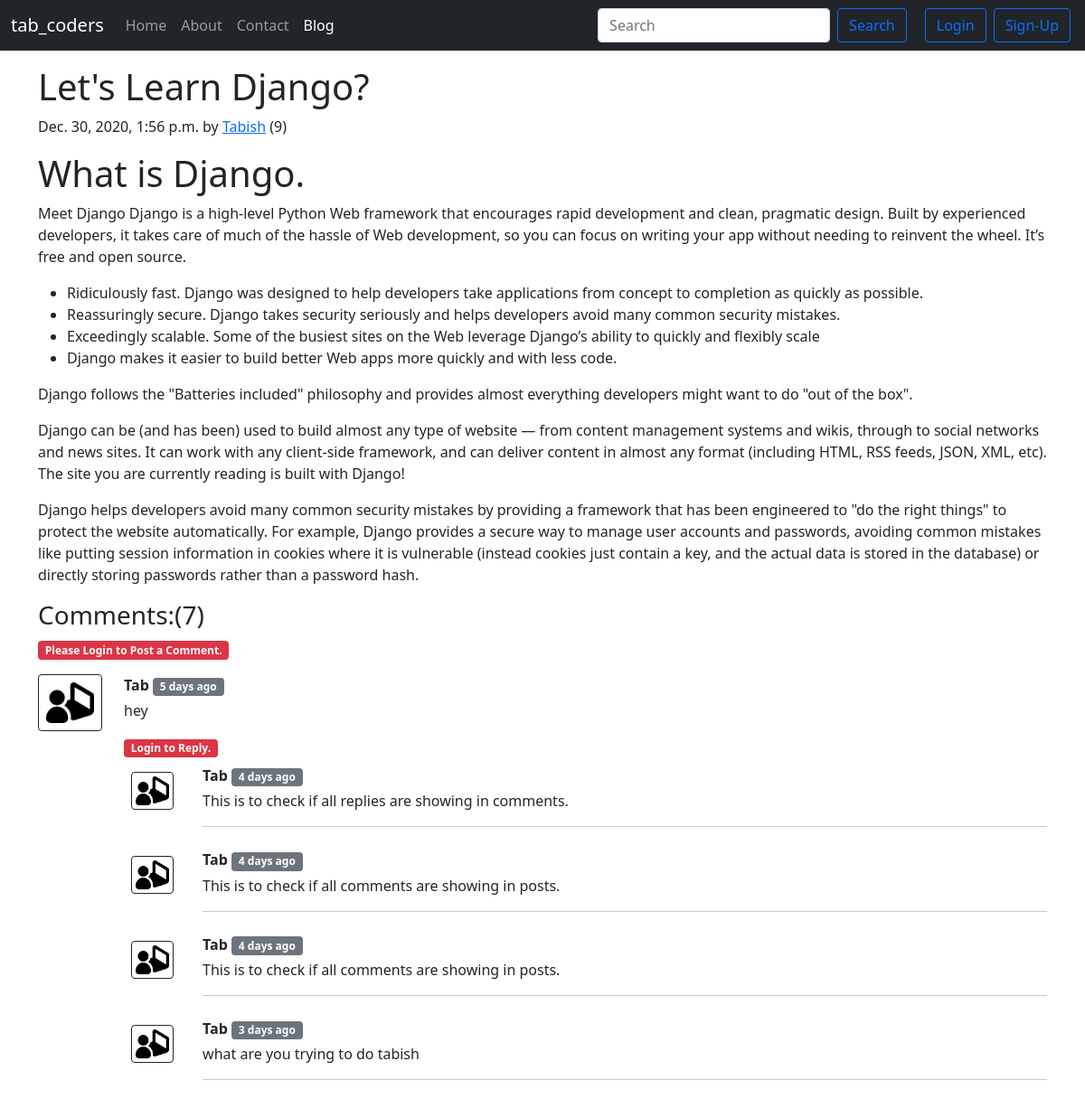
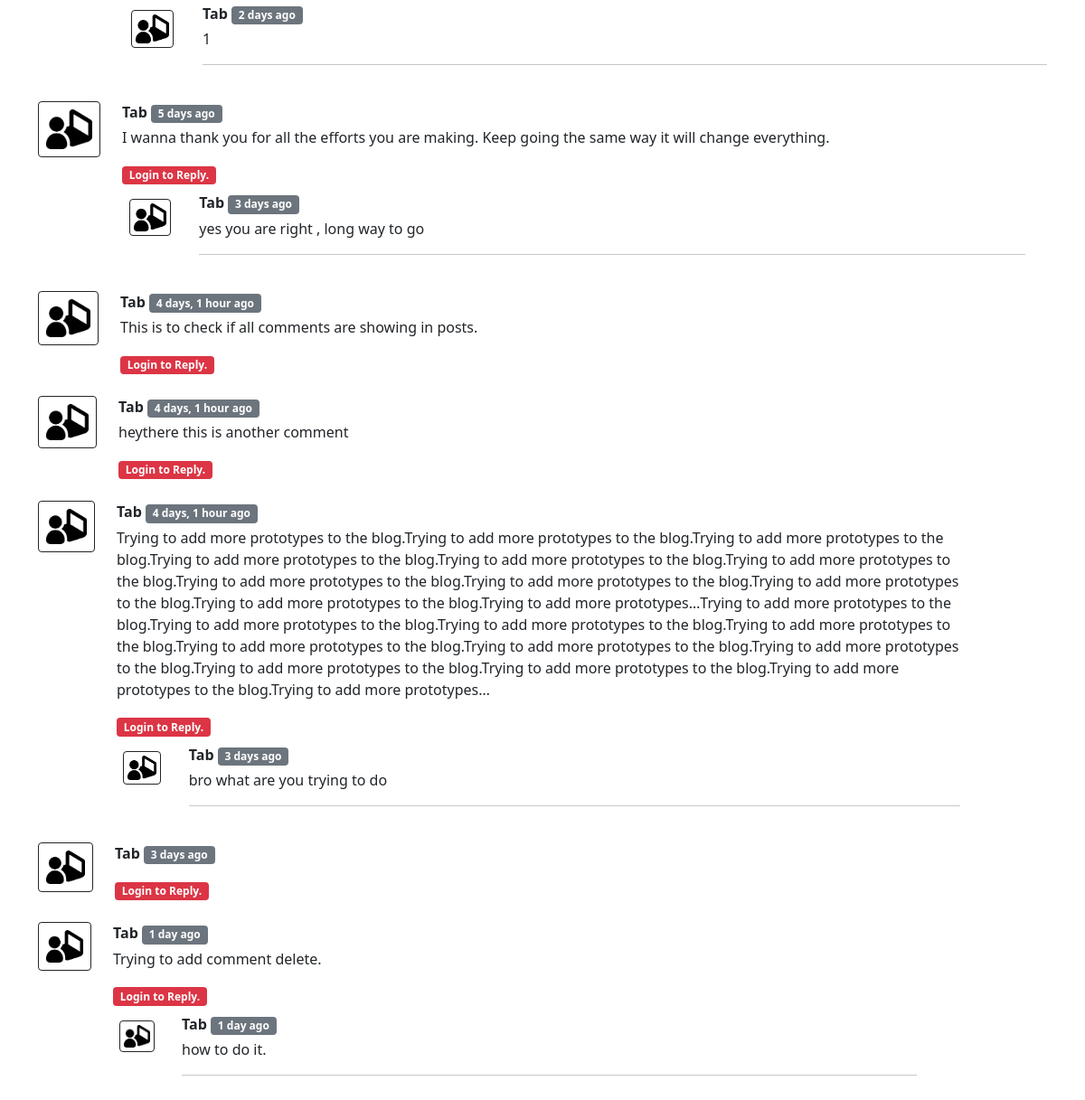
/blog/first-post, run on the app's committed database (2 pictures, top to bottom).
### blog/models.py (models this page shows, shortened)
class Post(models.Model):
    sno = models.AutoField(primary_key=True)
    title = models.CharField(max_length=50)
    content = models.TextField(max_length=3000)
    author = models.CharField(max_length=50)
    slug = models.CharField(max_length=150)
    views = models.IntegerField(default = 0)
    timestamp = models.DateTimeField(blank=True)

class BlogComment(models.Model):
    sno = models.AutoField(primary_key = True)
    comment = models.TextField()
    user = models.ForeignKey(User, on_delete=models.CASCADE)
    post = models.ForeignKey(Post, on_delete=models.CASCADE)
    parent = models.ForeignKey("self", on_delete=models.CASCADE, null=True)
    timestamp = models.DateTimeField(default = now)

### blog/views.py (the view)
# urls.py: path('<str:slug>', views.blogPost, name='blogPost'),
def blogPost(request,slug):
    post = Post.objects.filter(slug=slug).first()
    post.views += 1
    post.save()
    comments = BlogComment.objects.filter(post=post,parent=None)
    replies = BlogComment.objects.filter(post=post).exclude(parent=None)
    replyDict = {}
    for reply in replies:
        if reply.parent.sno not in replyDict.keys():
            replyDict[reply.parent.sno] = [reply]
        else:
            replyDict[reply.parent.sno].append(reply)
    context = {'post' : post, 'comments':comments, 'user':request.user, 'replyDict':replyDict}
    return render(request,'blog/blogPost.html',context)

### blog/templatetags/extras.py (called while the page is built)
@register.filter
def get_val(dict, key):
    return dict.get(key)

### templates/blog/blogPost.html (shortened to what this page needs)
{% extends 'base.html' %}
{% block blogactive %} active {% endblock blogactive %}
{% block body %}
{% load humanize %}
{% load extras %}
<div class="container my-3">
    <h1 class="blog-post-title">{{post.title}}</h1>
    <p class="blog-post-meta">{{post.timestamp}} by <a href="/about">{{post.author}}</a> (<span>{{post.views}})</span></p>
    <p>{{post.content|safe}}</p>
</div>
<div class="container">
    <h3>Comments:({{comments.count}})</h3>
    <div class="my-2">
        {% if user.is_authenticated %}
        <form action="/blog/postComment" method="POST">
            {% csrf_token %}
            <div class="mb-3">
                <label for="exampleInputEmail1" class="form-label"><b>Post your Comments:</b></label>
                <input type="text" class="form-control" name="comment" id="comment" placeholder="Comment here...">
            </div>
            <input type="hidden" name="postSno" id="" value="{{post.sno}}">
            <input type="hidden" name="parentSno" id="" value=""">
            <button type=" submit" class="btn btn-outline-primary">Post</button>
        </form>
        {% else %}
        <span class="badge bg-danger">Please Login to Post a Comment.</span>
        {% endif %}
    </div>
    {% for comment in comments %}
    <div class="row my-3">
        <div class="col-md-1">
            <img class="rounded mx-auto d-block w-100 p-2 border border-dark" src="/static/img/user.png" alt="user">
        </div>
        <div class="col-md-11"><b>{{comment.user.username}}</b> <span
                class="badge bg-secondary">{{comment.timestamp|naturaltime}}</span>
            <div class="my-1">{{comment.comment}}</div>
            <div class="reply mx-0 mt-3">
                {% if user.is_authenticated %}
                <button class="btn btn-outline-primary btn-sm" type="button" data-bs-toggle="collapse"
                    data-bs-target="#replyBox{{comment.sno}}" aria-expanded="false"
                    aria-controls="replyBox{{comment.sno}}">
                    Reply
                </button>
                <div class="collapse" id="replyBox{{comment.sno}}">
                    <div class="card card-body my-2">
                        <form action="/blog/postComment" method="POST">
                            {% csrf_token %}
                            <div class="mb-3">
                                <label for="comment" class="form-label">Post your Replies:</label>
                                <input type="text" class="form-control" name="comment" id="comment"
                                    placeholder="Reply here...">
                                <input type="hidden" name="parentSno" id="" value="{{comment.sno}}">
                            </div>
                            <input type="hidden" name="postSno" id="" value="{{post.sno}}">
                            <button type="submit" class="btn btn-sm btn-outline-primary">Post</button>
                        </form>
                    </div>
                </div>
                {% else %}
                <span class="badge bg-danger">Login to Reply.</span>
                {% endif %}
                <div class="replies my-2">
                    {% for reply in replyDict|get_val:comment.sno %}
                    <div class="row my-2">
                        <div class="col-md-1">
                            <img class="rounded mx-auto d-block w-75 my-2 p-1 border border-dark"
                                src="/static/img/user.png" alt="user">
                        </div>
                        <div class="col md-11">
                            <b>{{reply.user.username}}</b> <span
                                class="badge bg-secondary">{{reply.timestamp|naturaltime}}</span>
                            <div class="my-1">{{reply.comment}}</div>
                            <hr>
                        </div>
                    </div>
                    {% endfor %}
                </div>
            </div>
        </div>
        {% endfor %}
    </div>
    {% endblock body %}

### templates/base.html (shortened to what this page needs)
<!doctype html>
<html lang="en">
<head>
  <link href="https://cdn.jsdelivr.net/npm/bootstrap@5.0.0-beta1/dist/css/bootstrap.min.css" rel="stylesheet"
>
</head>
<body>
  <nav class="navbar navbar-expand-lg navbar-dark bg-dark">
    <div class="container-fluid">
      <a class="navbar-brand" href="/">tab_coders</a>
      <div class="collapse navbar-collapse" id="navbarSupportedContent">
        <ul class="navbar-nav me-auto mb-2 mb-lg-0">
          <li class="nav-item">
            <a class="nav-link {% block homeactive %}{% endblock homeactive %}" aria-current="page" href="/">Home</a>
          </li>
          <li class="nav-item">
            <a class="nav-link {% block aboutactive %} {% endblock aboutactive %}" href="/about">About</a>
          </li>
          <li class="nav-item">
            <a class="nav-link {% block contactactive %} {% endblock contactactive %}" href="/contact">Contact</a>
          </li>
          <li class="nav-item">
            <a class="nav-link {% block blogactive %} {% endblock blogactive %}" href="/blog">Blog</a>
          </li>
        </ul>
        <form method="GET" action="/search" class="d-flex my-2 my-lg-0 mx-3">
          <input class="form-control me-2" type="search" placeholder="Search" aria-label="Search" name="query"
            id="query">
          <button class="btn btn-outline-primary" type="submit">Search</button>
        </form>
        {% if user.is_authenticated %}
        <ul class="navbar-nav ml-auto mb-2 mb-lg-0">
          <li class="nav-item dropdown">
            <a class="nav-link dropdown-toggle" href="#" id="navbarDropdown" role="button" data-bs-toggle="dropdown"
              aria-expanded="false">
             Welcome: {{request.user}}
            </a>
            <ul class="dropdown-menu" aria-labelledby="navbarDropdown">
              <li><a class="dropdown-item" href="/logout">Logout</a></li>
            </ul>
          </li>
        </ul>
        {% else %}
        <button type="button" class="btn btn-outline-primary mx-1" data-bs-toggle="modal" data-bs-target="#loginModal">
          Login
        </button>
        <button type="button" class="btn btn-outline-primary mx-1" data-bs-toggle="modal" data-bs-target="#signupModal">
          Sign-Up
        </button>
        {% endif %}
      </div>
    </div>
  </nav>
  {% block body %}
  {% endblock body %}
</body>
</html>

### data on the page
Post: title "Let's Learn Django?", timestamp "Dec. 30, 2020, 1:56 p.m.", author "Tabish", views "9", content "What is Django. Meet Django Django is a high-level Python Web framework that encourages rapid development and clean, pragmatic design. Built by experienced developers, it takes care of much of the hassle of Web development, so you can focus on writing your app without needing to reinvent the wheel. It’s free and open source. Ridiculously fast. Django was designed to help developers take applications from concept to completion as quickly as possible. Reassuringly secure. Django takes security seriously and helps developers avoid many common security mistakes. Exceedingly scalable. Some of the busiest sites on the Web leverage Django’s ability to quickly and flexibly scale Django makes it…"
BlogComment: user.username "Tab", timestamp "5 days ago", comment "hey"
BlogComment: user.username "Tab", timestamp "4 days ago", comment "This is to check if all replies are showing in comments."
BlogComment: user.username "Tab", timestamp "4 days ago", comment "This is to check if all comments are showing in posts."
BlogComment: user.username "Tab", timestamp "4 days ago", comment "This is to check if all comments are showing in posts."
BlogComment: user.username "Tab", timestamp "3 days ago", comment "what are you trying to do tabish"
BlogComment: user.username "Tab", timestamp "2 days ago", comment "1"
BlogComment: user.username "Tab", timestamp "5 days ago", comment "I wanna thank you for all the efforts you are making. Keep going the same way it will change everything."
BlogComment: user.username "Tab", timestamp "3 days ago", comment "yes you are right , long way to go"
BlogComment: user.username "Tab", timestamp "4 days, 1 hour ago", comment "This is to check if all comments are showing in posts."
BlogComment: user.username "Tab", timestamp "4 days, 1 hour ago", comment "heythere this is another comment"
BlogComment: user.username "Tab", timestamp "4 days, 1 hour ago", comment "Trying to add more prototypes to the blog.Trying to add more prototypes to the blog.Trying to add more prototypes to the blog.Trying to add more prototypes to the blog.Trying to add more prototypes to the blog.Trying to add more prototypes to the blog.Trying to add more prototypes to the blog.Trying to add more prototypes to the blog.Trying to add more prototypes to the blog.Trying to add more prototypes to the blog.Trying to add more prototypes…Trying to add more prototypes to the blog.Trying to add more prototypes to the blog.Trying to add more prototypes to the blog.Trying to add more prototypes to the blog.Trying to add more prototypes to the blog.Trying to add more prototypes to the…"
BlogComment: user.username "Tab", timestamp "3 days ago", comment "bro what are you trying to do"
BlogComment: user.username "Tab", timestamp "3 days ago"
BlogComment: user.username "Tab", timestamp "1 day ago", comment "Trying to add comment delete."
BlogComment: user.username "Tab", timestamp "1 day ago", comment "how to do it."

### other printed values
{{ comments.count }} "7"
